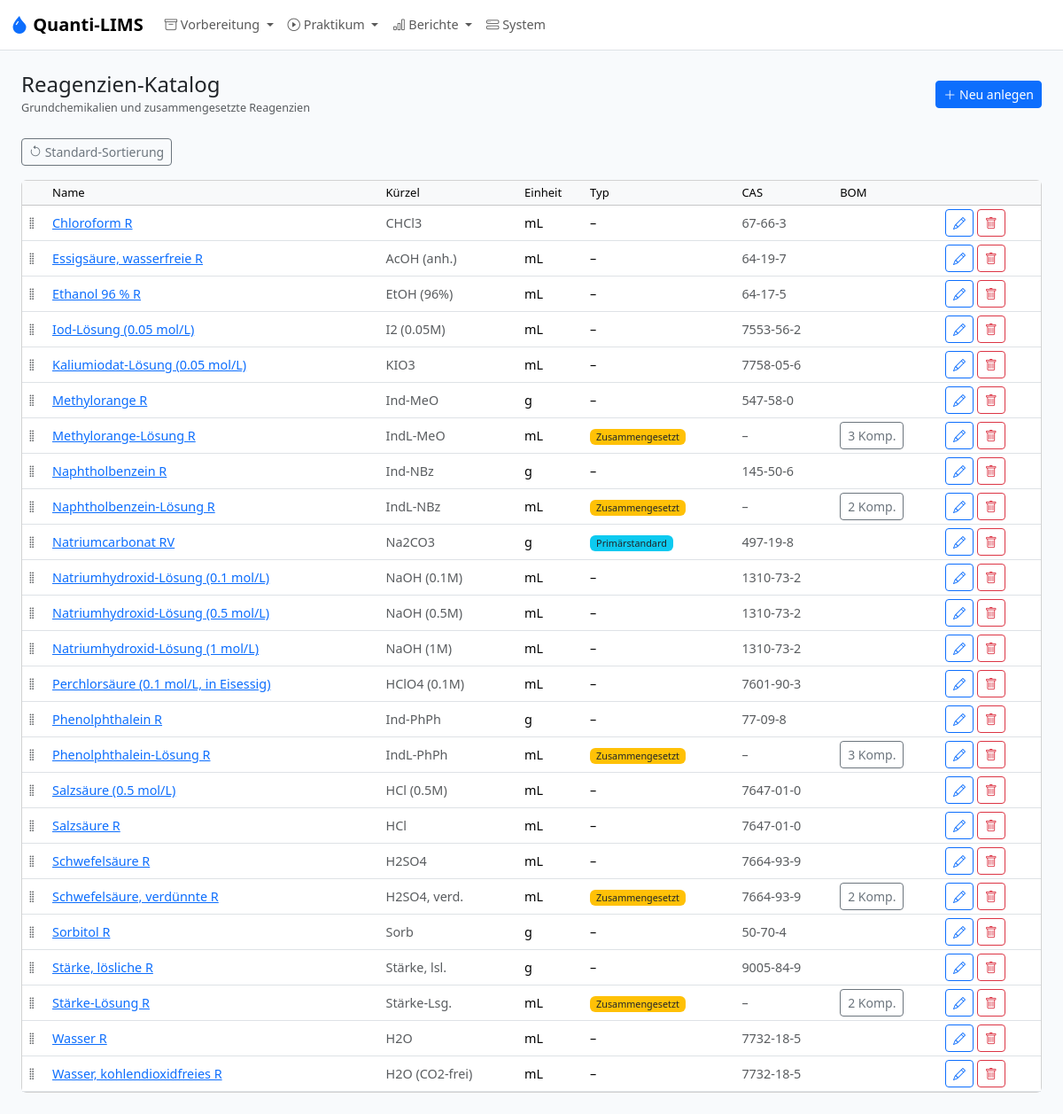
The app's page /admin/reagents, older data.
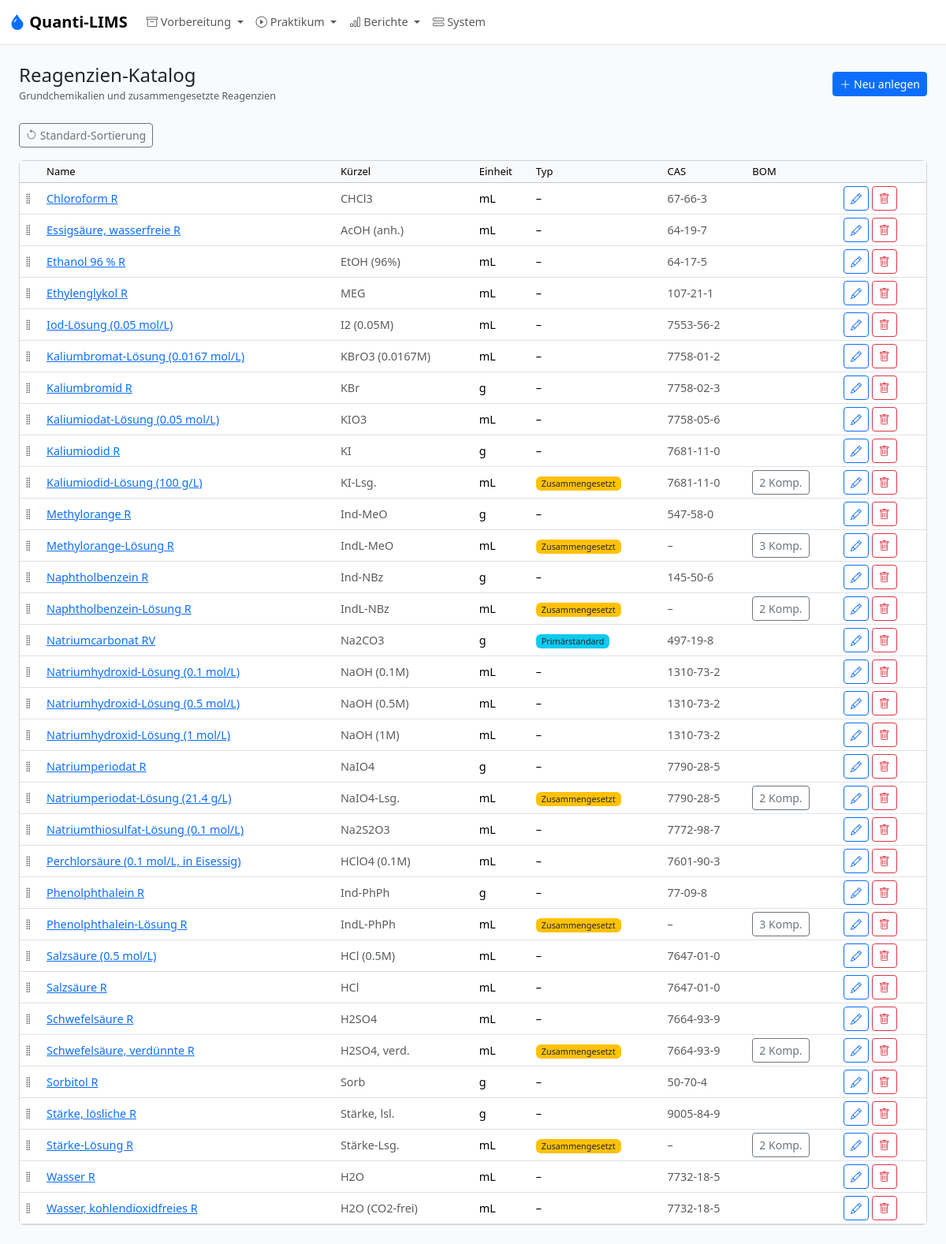
The same page, newer data.
### models.py (models this page shows)
class Reagent(db.Model):
    __tablename__ = "reagent"
    id = db.Column(db.Integer, primary_key=True)
    name = db.Column(db.String(200), unique=True, nullable=False)
    abbreviation = db.Column(db.String(50))
    is_composite = db.Column(db.Boolean, nullable=False, default=False)
    is_primary_standard = db.Column(db.Boolean, nullable=False, default=False)
    formula = db.Column(db.String(100))
    molar_mass_gmol = db.Column(db.Float)
    e_ab_g = db.Column(db.Float)
    base_unit = db.Column(UNIT_ENUM, nullable=False, default="mL")
    cas_number = db.Column(db.String(30))
    density_g_ml = db.Column(db.Float)
    hazard_symbols = db.Column(db.String(100))
    storage_info = db.Column(db.String(200))
    notes = db.Column(db.Text)
    position = db.Column(db.Integer, nullable=False, default=0)
    components = db.relationship(
        "ReagentComponent",
        foreign_keys="ReagentComponent.parent_reagent_id",
        back_populates="parent",
    )
    method_usages = db.relationship("MethodReagent", back_populates="reagent")
    primary_standard_methods = db.relationship("Method", back_populates="primary_standard")

### app.py (the view)
    @app.route("/admin/reagents")
    def admin_reagents():
        items = Reagent.query.order_by(Reagent.position, Reagent.name).all()
        return render_template("admin/reagents.html", items=items)

### models.py (called while the page is built)
def normalize_unit(unit: str | None) -> str | None:
    if unit is None:
        return None
    compact = unit.strip()
    if not compact:
        return None
    return UNIT_CANONICAL_MAP.get(compact.lower(), compact if compact in UNIT_CODES else None)

def canonical_unit_label(unit: str | None) -> str:
    normalized = normalize_unit(unit)
    if normalized is None:
        return unit or ""
    return UNIT_LABELS.get(normalized, normalized)

### templates/admin/reagents.html (shortened to what this page needs)
{% extends "base.html" %}
{% from "macros.html" import page_header, delete_btn %}
{% block content %}
{{ page_header("Reagenzien-Katalog", "Grundchemikalien und zusammengesetzte Reagenzien", url_for('admin_reagent_form')) }}
<div class="mb-3">
  <button class="btn btn-outline-secondary btn-sm" id="reset-order-btn" title="Sortierung zurücksetzen (alphabetisch)"><i class="bi bi-arrow-counterclockwise"></i> Standard-Sortierung</button>
</div>
<div class="card"><div class="table-responsive">
<table class="table table-sm table-hover mb-0 align-middle">
<thead class="table-light"><tr><th style="width:30px"></th><th>Name</th><th>Kürzel</th><th>Einheit</th><th>Typ</th><th>CAS</th><th>BOM</th><th></th></tr></thead>
<tbody id="reagent-sortable">
{% for r in items %}
<tr data-id="{{ r.id }}">
  <td class="drag-handle" style="cursor:grab"><i class="bi bi-grip-vertical text-body-secondary"></i></td>
  <td><a href="{{ url_for('admin_reagent_form', id=r.id) }}">{{ r.name }}</a></td>
  <td class="text-body-secondary">{{ r.abbreviation or '–' }}</td>
  <td>{{ r.base_unit|unit }}</td>
  <td>{% if r.is_primary_standard %}<span class="badge bg-info text-dark">Primärstandard</span>{% endif %}{% if r.is_composite %}<span class="badge bg-warning text-dark">Zusammengesetzt</span>{% endif %}{% if not r.is_primary_standard and not r.is_composite %}–{% endif %}</td>
  <td class="text-body-secondary">{{ r.cas_number or '–' }}</td>
  <td>{% if r.is_composite %}<a href="{{ url_for('admin_reagent_components', reagent_id=r.id) }}" class="btn btn-outline-secondary btn-sm">{{ r.components|length }} Komp.</a>{% endif %}</td>
  <td>
    <a href="{{ url_for('admin_reagent_form', id=r.id) }}" class="btn btn-outline-primary btn-sm"><i class="bi bi-pencil"></i></a>
    {{ delete_btn(url_for('admin_reagent_delete', id=r.id)) }}
  </td>
</tr>
{% endfor %}
</tbody></table></div></div>
{% endblock %}

### templates/macros.html (shortened to what this page needs)
{% macro page_header(title, subtitle="", new_url="", new_label="Neu anlegen") %}
<div class="d-flex justify-content-between align-items-center mb-4">
  <div>
    <h4 class="mb-0">{{ title }}</h4>
    {% if subtitle %}<small class="text-body-secondary">{{ subtitle }}</small>{% endif %}
  </div>
  {% if new_url %}
  <a href="{{ new_url }}" class="btn btn-primary btn-sm"><i class="bi bi-plus-lg"></i> {{ new_label }}</a>
  {% endif %}
</div>
{% endmacro %}
{% macro delete_btn(url) %}
<form method="POST" action="{{ url }}" class="d-inline" onsubmit="return confirm('Wirklich löschen?')">
  <button type="submit" class="btn btn-outline-danger btn-sm"><i class="bi bi-trash"></i></button>
</form>
{% endmacro %}

Row changes from the older to the newer data that the page shows:
added Reagent: name "Ethylenglykol R", abbreviation "MEG", base_unit|unit "mL", cas_number "107-21-1"
added Reagent: name "Kaliumbromat-Lösung (0.0167 mol/L)", abbreviation "KBrO3 (0.0167M)", base_unit|unit "mL", cas_number "7758-01-2"
added Reagent: name "Kaliumbromid R", abbreviation "KBr", base_unit|unit "g", cas_number "7758-02-3"
added Reagent: name "Kaliumiodid R", abbreviation "KI", base_unit|unit "g", cas_number "7681-11-0"
added Reagent: name "Kaliumiodid-Lösung (100 g/L)", abbreviation "KI-Lsg.", base_unit|unit "mL", is_composite "Zusammengesetzt", cas_number "7681-11-0", components|length "2"
added Reagent: name "Natriumperiodat R", abbreviation "NaIO4", base_unit|unit "g", cas_number "7790-28-5"
added Reagent: name "Natriumperiodat-Lösung (21.4 g/L)", abbreviation "NaIO4-Lsg.", base_unit|unit "mL", is_composite "Zusammengesetzt", cas_number "7790-28-5", components|length "2"
added Reagent: name "Natriumthiosulfat-Lösung (0.1 mol/L)", abbreviation "Na2S2O3", base_unit|unit "mL", cas_number "7772-98-7"
